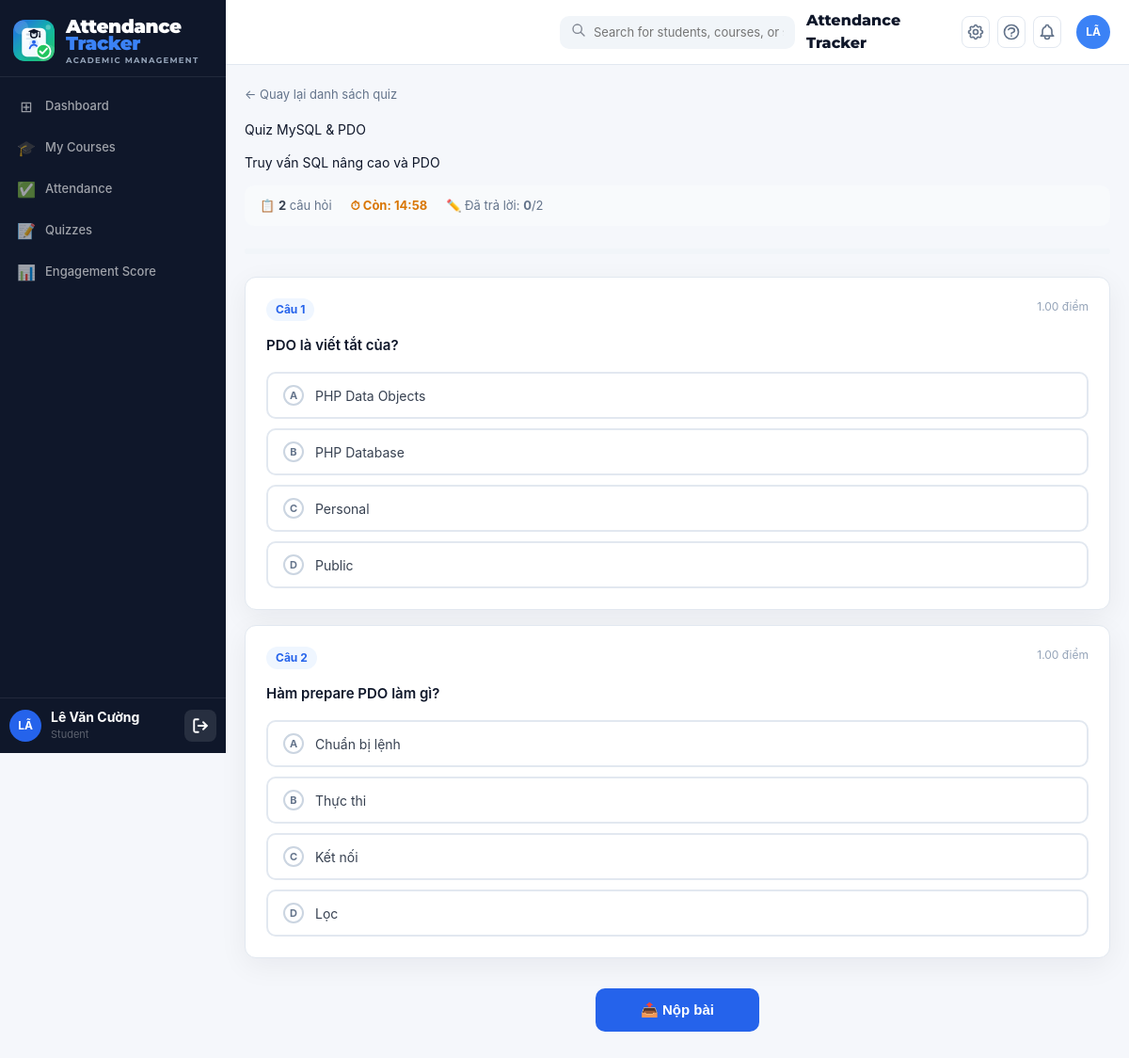
/public/student/quiz.php?action=take&quiz_id=6 (signed in), run on the app's committed database.
### tables this page shows
CREATE TABLE IF NOT EXISTS `quiz_sessions` (
    `id`                 INT UNSIGNED NOT NULL AUTO_INCREMENT,
    `session_id`         INT UNSIGNED NOT NULL,
    `title`              VARCHAR(200) NOT NULL,
    `description`        TEXT         DEFAULT NULL,
    `time_limit_minutes` INT          DEFAULT NULL COMMENT 'NULL = không giới hạn',
    `status`             ENUM('draft','open','closed') NOT NULL DEFAULT 'draft',
    `allow_retake`       TINYINT(1)   NOT NULL DEFAULT 0,
    `created_at`         DATETIME     NOT NULL DEFAULT CURRENT_TIMESTAMP,
    `updated_at`         DATETIME     NOT NULL DEFAULT CURRENT_TIMESTAMP ON UPDATE CURRENT_TIMESTAMP,
    PRIMARY KEY (`id`),
    INDEX `idx_qs_session` (`session_id`),
    INDEX `idx_qs_status`  (`status`),
    CONSTRAINT `fk_qs_session` FOREIGN KEY (`session_id`) REFERENCES `class_sessions`(`id`) ON DELETE CASCADE
);

CREATE TABLE IF NOT EXISTS `quiz_questions` (
    `id`             INT UNSIGNED NOT NULL AUTO_INCREMENT,
    `quiz_id`        INT UNSIGNED NOT NULL,
    `question_text`  TEXT NOT NULL,
    `option_a`       VARCHAR(255) NOT NULL,
    `option_b`       VARCHAR(255) NOT NULL,
    `option_c`       VARCHAR(255) DEFAULT NULL,
    `option_d`       VARCHAR(255) DEFAULT NULL,
    `correct_option` ENUM('A','B','C','D') NOT NULL DEFAULT 'A',
    `points`         DECIMAL(4,2) NOT NULL DEFAULT 1.00,
    `order_num`      INT NOT NULL DEFAULT 1,
    `created_at`     DATETIME NOT NULL DEFAULT CURRENT_TIMESTAMP,
    PRIMARY KEY (`id`),
    INDEX `idx_qq_quiz` (`quiz_id`),
    INDEX `idx_qq_order` (`order_num`),
    CONSTRAINT `fk_qq_quiz` FOREIGN KEY (`quiz_id`) REFERENCES `quiz_sessions`(`id`) ON DELETE CASCADE
);

### config/database.php (called while the page is built, shortened)
<?php
class Database
{
    private static ?Database $instance = null;
    private PDO $pdo;
    private function __construct()
    {
        $dsn = sprintf(
            'mysql:host=%s;port=%s;dbname=%s;charset=%s',
            DB_HOST, DB_PORT, DB_NAME, DB_CHARSET
        );
        $options = [
            PDO::ATTR_ERRMODE            => PDO::ERRMODE_EXCEPTION,
            PDO::ATTR_DEFAULT_FETCH_MODE => PDO::FETCH_ASSOC,
            PDO::ATTR_EMULATE_PREPARES   => false,
        ];
        try {
            $this->pdo = new PDO($dsn, DB_USER, DB_PASS, $options);
        } catch (PDOException $e) {
            if (APP_ENV === 'development') {
                die('<h3 style="color:red">Database Error: ' . $e->getMessage() . '</h3>');
            } else {
                die('<h3>Lỗi hệ thống. Vui lòng thử lại sau.</h3>');
            }
        }
    }
    public static function getInstance(): Database
    {
        if (self::$instance === null) {
            self::$instance = new self();
        }
        return self::$instance;
    }
    public function getConnection(): PDO
    {
        return $this->pdo;
    }
    public function query(string $sql, array $params = []): \PDOStatement
    {
        $stmt = $this->pdo->prepare($sql);
        $stmt->execute($params);
        return $stmt;
    }
}

### models/QuizQuestionModel.php (called while the page is built, shortened)
<?php
require_once APP_ROOT . '/config/Database.php';
class QuizQuestionModel
{
    private PDO $db;
    public function __construct()
    {
        $this->db = Database::getInstance()->getConnection();
    }
    public function getByQuizId(int $quizId): array
    {
        $stmt = $this->db->prepare(
            'SELECT id, quiz_id, question_text, option_a, option_b, option_c, option_d, correct_option, points, order_num, created_at
             FROM quiz_questions WHERE quiz_id = ? ORDER BY order_num ASC'
        );
        $stmt->execute([$quizId]);
        return $stmt->fetchAll();
    }
}

### views/student/quiz_take.php (the view, shortened to what this page needs)
<?php
require_once APP_ROOT . '/views/layouts/header.php';
?>
<a href="<?= APP_URL ?>/student/quiz.php"
   style="display:inline-flex;align-items:center;gap:6px;font-size:13px;color:#64748B;
          text-decoration:none;margin-bottom:16px">
  ← Quay lại danh sách quiz
</a>
<div class="page-title"><?= htmlspecialchars($quiz['title']) ?></div>
<?php if (!empty($quiz['description'])): ?>
<p class="page-sub"><?= htmlspecialchars($quiz['description']) ?></p>
<?php endif; ?>
<div style="display:flex;gap:20px;align-items:center;flex-wrap:wrap;
            padding:12px 16px;background:#F8FAFC;border-radius:10px;margin-bottom:24px">
  <span style="font-size:13px;color:#64748B">
    📋 <strong style="color:#374151"><?= count($questions) ?></strong> câu hỏi
  </span>
  <?php if ($quiz['time_limit_minutes']): ?>
  <span style="font-size:13px;font-weight:700;color:#D97706" id="timer-wrap">
    ⏱ Còn: <span id="timer-display">--:--</span>
  </span>
  <?php else: ?>
  <span style="font-size:13px;color:#64748B">⏱ Không giới hạn thời gian</span>
  <?php endif; ?>
  <span style="font-size:13px;color:#64748B" id="answered-count">
    ✏️ Đã trả lời: <strong id="cnt">0</strong>/<?= count($questions) ?>
  </span>
</div>
<div style="background:#F1F5F9;border-radius:99px;height:6px;margin-bottom:24px">
</div>
<div id="quiz-body">
  <?php foreach ($questions as $idx => $q):
    $opts = [
      'A' => $q['option_a'],
      'B' => $q['option_b'],
      'C' => $q['option_c'] ?? null,
      'D' => $q['option_d'] ?? null,
    ];
  ?>
  <div class="card" style="padding:22px;margin-bottom:16px" id="q-<?= $q['id'] ?>">
    <div style="display:flex;justify-content:space-between;align-items:flex-start;margin-bottom:14px">
      <div style="font-size:12px;font-weight:700;color:#2563EB;background:#EFF6FF;
                  padding:3px 10px;border-radius:99px">
        Câu <?= $idx + 1 ?>
      </div>
      <div style="font-size:12px;color:#94A3B8"><?= $q['points'] ?> điểm</div>
    </div>
    <div style="font-size:15px;font-weight:600;color:#0F172A;margin-bottom:16px;line-height:1.6">
      <?= htmlspecialchars($q['question_text']) ?>
    </div>
    <div style="display:flex;flex-direction:column;gap:10px">
      <?php foreach ($opts as $key => $text):
        if ($text === null) continue; ?>
      <label id="opt-<?= $q['id'] ?>-<?= $key ?>"
             style="display:flex;align-items:center;gap:12px;padding:12px 16px;
                    border:2px solid #E2E8F0;border-radius:10px;cursor:pointer;transition:all .15s;
                    user-select:none">
        <div id="circle-<?= $q['id'] ?>-<?= $key ?>"
             style="width:22px;height:22px;border-radius:50%;border:2px solid #CBD5E1;
                    display:flex;align-items:center;justify-content:center;flex-shrink:0;
                    font-size:11px;font-weight:700;color:#64748B;transition:all .15s">
          <?= $key ?>
        </div>
        <span style="font-size:14px;color:#374151"><?= htmlspecialchars($text) ?></span>
      </label>
      <?php endforeach; ?>
    </div>
  </div>
  <?php endforeach; ?>
</div>
<div style="text-align:center;padding:16px 0 40px">
  <button id="submit-btn" onclick="submitQuiz()"
          style="padding:14px 48px;background:#2563EB;color:#fff;border:none;border-radius:10px;
                 font-size:15px;font-weight:700;cursor:pointer;transition:opacity .2s">
    📤 Nộp bài
  </button>
</div>
<?php require_once APP_ROOT . '/views/layouts/footer.php'; ?>

### public/assets/css/style.css (style rules this page uses)
:root { --primary: #2563eb; --primary-dark: #1d4ed8; --primary-soft: #eff6ff; --sidebar-bg: #0f172a; --text: #0f172a; --text-muted: #64748b; --line: #e2e8f0; --bg: #f5f7fb; --card: #ffffff; --success: #10b981; --warning: #f59e0b; --danger: #ef4444; --radius: 12px; --shadow: 0 8px 30px rgba(15, 23, 42, 0.06); }
*, *::before, *::after { box-sizing: border-box; }
body { margin: 0; font-family: "Inter", "Segoe UI", system-ui, sans-serif; background: var(--bg); color: var(--text); font-size: 14px; line-height: 1.5; }
a { color: inherit; }
.card { background: var(--card); border: 1px solid var(--line); border-radius: var(--radius); box-shadow: var(--shadow); }

### data on the page
quiz_sessions: title "Quiz MySQL & PDO", description "Truy vấn SQL nâng cao và PDO"
quiz_questions: points "1.00", question_text "PDO là viết tắt của?", key "A", option_a "PHP Data Objects", key "B", option_b "PHP Database", key "C", option_c "Personal", key "D", option_d "Public"
quiz_questions: points "1.00", question_text "Hàm prepare PDO làm gì?", key "A", option_a "Chuẩn bị lệnh", key "B", option_b "Thực thi", key "C", option_c "Kết nối", key "D", option_d "Lọc"

### other printed values
$item['icon'] "⊞"
$item['label'] "Dashboard"
$item['icon'] "🎓"
$item['label'] "My Courses"
$item['icon'] "✅"
$item['label'] "Attendance"
$item['icon'] "📝"
$item['label'] "Quizzes"
$item['icon'] "📊"
$item['label'] "Engagement Score"
$user_initials "LÃ"
$user_name "Lê Văn Cường"
$role "Student"
count($questions) "2"
